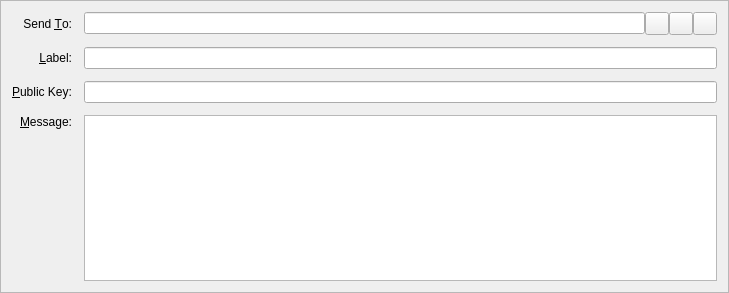
<?xml version="1.0" encoding="UTF-8"?>
<ui version="4.0">
 <class>SendMessagesEntry</class>
 <widget class="QFrame" name="SendMessagesEntry">
  <property name="geometry">
   <rect>
    <x>0</x>
    <y>0</y>
    <width>729</width>
    <height>293</height>
   </rect>
  </property>
  <property name="windowTitle">
   <string>Form</string>
  </property>
  <property name="frameShape">
   <enum>QFrame::StyledPanel</enum>
  </property>
  <property name="frameShadow">
   <enum>QFrame::Sunken</enum>
  </property>
  <layout class="QGridLayout" name="gridLayout">
   <property name="spacing">
    <number>12</number>
   </property>
   <item row="3" column="2">
    <layout class="QHBoxLayout" name="sendToLayout">
     <property name="spacing">
      <number>0</number>
     </property>
     <item>
      <widget class="QValidatedLineEdit" name="sendTo">
       <property name="toolTip">
        <string>&lt;html&gt;&lt;head/&gt;&lt;body&gt;&lt;p&gt;The address to send the message to  (e.g. KoBo1xGeKnTkaAotEVgs2rnUfVsFv8LVSM)&lt;/p&gt;&lt;/body&gt;&lt;/html&gt;</string>
       </property>
       <property name="maxLength">
        <number>34</number>
       </property>
      </widget>
     </item>
     <item>
      <widget class="QToolButton" name="addressBookButton">
       <property name="toolTip">
        <string>Choose address from address book</string>
       </property>
       <property name="text">
        <string/>
       </property>
       <property name="icon">
        <iconset resource="../bitcoin.qrc">
         <normaloff>:/icons/address-book</normaloff>:/icons/address-book</iconset>
       </property>
       <property name="shortcut">
        <string>Alt+A</string>
       </property>
      </widget>
     </item>
     <item>
      <widget class="QToolButton" name="pasteButton">
       <property name="toolTip">
        <string>Paste address from clipboard</string>
       </property>
       <property name="text">
        <string/>
       </property>
       <property name="icon">
        <iconset resource="../bitcoin.qrc">
         <normaloff>:/icons/editpaste</normaloff>:/icons/editpaste</iconset>
       </property>
       <property name="shortcut">
        <string>Alt+P</string>
       </property>
      </widget>
     </item>
     <item>
      <widget class="QToolButton" name="deleteButton">
       <property name="toolTip">
        <string>Remove this recipient</string>
       </property>
       <property name="text">
        <string/>
       </property>
       <property name="icon">
        <iconset resource="../bitcoin.qrc">
         <normaloff>:/icons/remove</normaloff>:/icons/remove</iconset>
       </property>
      </widget>
     </item>
    </layout>
   </item>
   <item row="6" column="0">
    <widget class="QLabel" name="messageLabel">
     <property name="text">
      <string>&amp;Message:</string>
     </property>
     <property name="alignment">
      <set>Qt::AlignRight|Qt::AlignTop|Qt::AlignTrailing</set>
     </property>
     <property name="buddy">
      <cstring>messageText</cstring>
     </property>
    </widget>
   </item>
   <item row="3" column="0">
    <widget class="QLabel" name="label_2">
     <property name="text">
      <string>Send &amp;To:</string>
     </property>
     <property name="alignment">
      <set>Qt::AlignRight|Qt::AlignTrailing|Qt::AlignVCenter</set>
     </property>
     <property name="buddy">
      <cstring>sendTo</cstring>
     </property>
    </widget>
   </item>
   <item row="6" column="2">
    <widget class="QValidatedTextEdit" name="messageText">
     <property name="mouseTracking">
      <bool>true</bool>
     </property>
     <property name="focusPolicy">
      <enum>Qt::WheelFocus</enum>
     </property>
     <property name="tabChangesFocus">
      <bool>false</bool>
     </property>
    </widget>
   </item>
   <item row="4" column="2">
    <widget class="QValidatedLineEdit" name="addAsLabel">
     <property name="enabled">
      <bool>true</bool>
     </property>
     <property name="toolTip">
      <string>Enter a label for this address to add it to your address book</string>
     </property>
    </widget>
   </item>
   <item row="4" column="0">
    <widget class="QLabel" name="label_4">
     <property name="text">
      <string>&amp;Label:</string>
     </property>
     <property name="alignment">
      <set>Qt::AlignRight|Qt::AlignTrailing|Qt::AlignVCenter</set>
     </property>
     <property name="buddy">
      <cstring>addAsLabel</cstring>
     </property>
    </widget>
   </item>
   <item row="5" column="0">
    <widget class="QLabel" name="publicKeyLabel">
     <property name="text">
      <string>&amp;Public Key:</string>
     </property>
     <property name="buddy">
      <cstring>publicKey</cstring>
     </property>
    </widget>
   </item>
   <item row="5" column="2">
    <widget class="QValidatedLineEdit" name="publicKey"/>
   </item>
  </layout>
 </widget>
 <customwidgets>
  <customwidget>
   <class>QValidatedLineEdit</class>
   <extends>QLineEdit</extends>
   <header>qvalidatedlineedit.h</header>
  </customwidget>
  <customwidget>
   <class>QValidatedTextEdit</class>
   <extends>QPlainTextEdit</extends>
   <header>qvalidatedtextedit.h</header>
  </customwidget>
 </customwidgets>
 <resources>
  <include location="../bitcoin.qrc"/>
 </resources>
 <connections/>
</ui>
